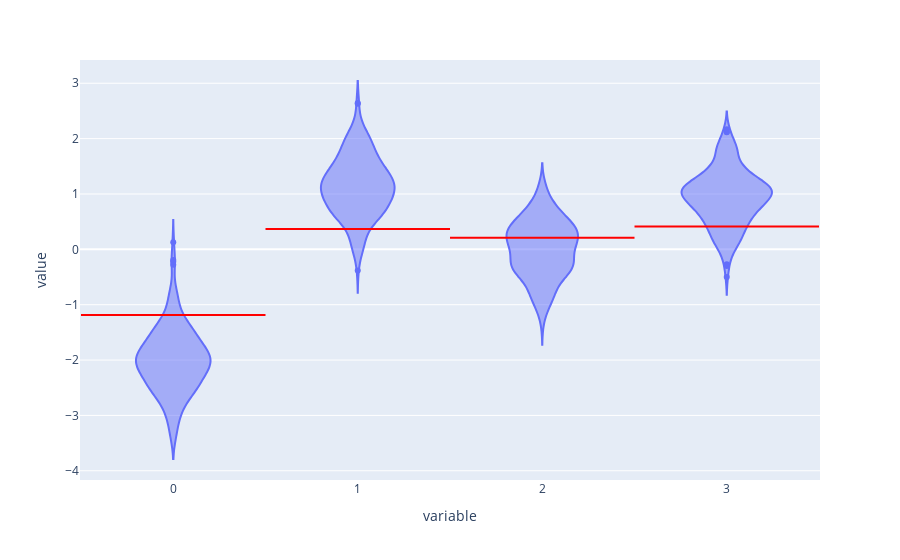

The notebook cell this image was saved under:
### Code cell
fig = px.violin(idata.posterior.data_vars['choc_mus_fitted'][0,:,:])
for i in range(0, n_chocs):

    fig.add_shape(
        type='line',
        x0=(i-0.5),
        y0=(choc_mus_true[i,0]),
        x1=i+0.5,
        y1=(choc_mus_true[i,0]),
        line=dict(
            color='Red',
        )
    )

fig.show()

### Figure 1 — Plotly figure (JSON) as saved in the notebook; plotly's stock layout.template omitted (floating-point values rounded to 4 significant figures; data arrays with more than 128 entries replaced by an {"elided": "..."} marker saying what was removed)
{"data": [{"alignmentgroup": "True", "box": {"visible": false}, "hovertemplate": "variable=%{x}<br>value=%{y}<extra></extra>", "legendgroup": "", "marker": {"color": "#636efa"}, "name": "", "offsetgroup": "", "orientation": "v", "scalegroup": "True", "showlegend": false, "type": "violin", "x": {"elided": "800 str values"}, "x0": " ", "xaxis": "x", "y": {"elided": "800 float values"}, "y0": " ", "yaxis": "y"}], "layout": {"legend": {"tracegroupgap": 0}, "margin": {"t": 60}, "shapes": [{"line": {"color": "Red"}, "type": "line", "x0": -0.5, "x1": 0.5, "y0": -1.185, "y1": -1.185}, {"line": {"color": "Red"}, "type": "line", "x0": 0.5, "x1": 1.5, "y0": 0.367, "y1": 0.367}, {"line": {"color": "Red"}, "type": "line", "x0": 1.5, "x1": 2.5, "y0": 0.2099, "y1": 0.2099}, {"line": {"color": "Red"}, "type": "line", "x0": 2.5, "x1": 3.5, "y0": 0.4133, "y1": 0.4133}], "violinmode": "group", "xaxis": {"anchor": "y", "domain": [0, 1], "title": {"text": "variable"}}, "yaxis": {"anchor": "x", "domain": [0, 1], "title": {"text": "value"}}}}
